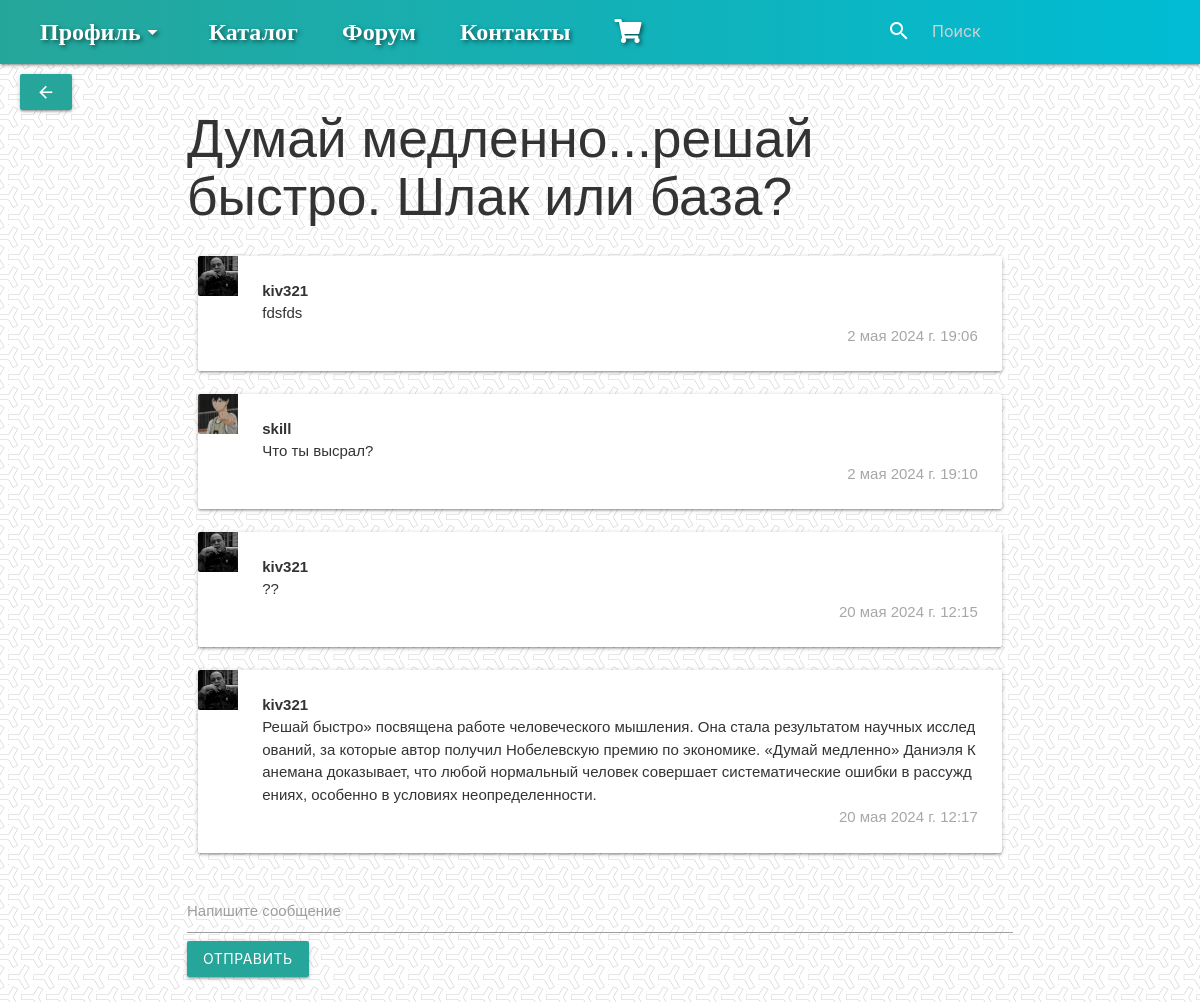
/forum/topic/3/ (signed in), run on an earlier commit of the app's database.
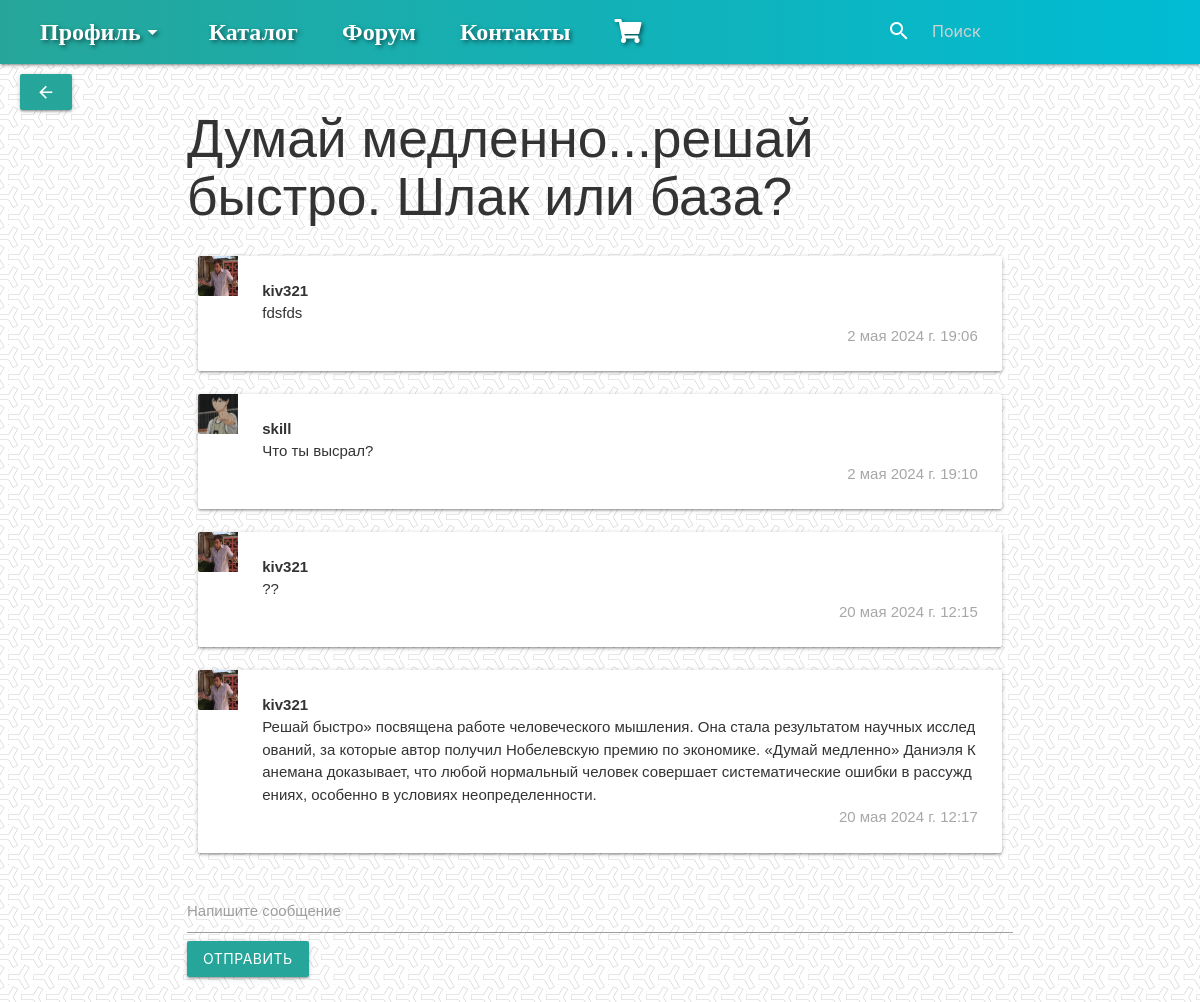
And on a later commit of the database.
### shop_app/models.py (models this page shows, shortened)
class ForumPost(models.Model):
    topic = models.ForeignKey(ForumTopic, on_delete=models.CASCADE)
    author = models.ForeignKey(User, on_delete=models.CASCADE)
    сообщение = models.TextField()
    created_at = models.DateTimeField(auto_now_add=True)
    class Meta:
        verbose_name = 'Сообщение на форуме'
        verbose_name_plural = 'Сообщения на форуме'

class UserProfile(models.Model):
    user = models.OneToOneField(User, on_delete=models.CASCADE)
    avatar = models.ImageField(upload_to='avatars/', null=True, blank=True)

### shop_app/views.py (the view)
    def wrapper(request, *args, **kwargs):
        if not request.user.is_authenticated:
            return redirect('auth')
        return view_func(request, *args, **kwargs)

### shop_app/forms.py
class ForumPostForm(forms.ModelForm):
    class Meta:
        model = ForumPost
        fields = ['сообщение']

### shop_app/context_processors.py (called while the page is built)
def cart_count(request):
    cart_count = 0
    if request.user.is_authenticated:
        try:
            cart = Cart.objects.get(user=request.user)
            cart_count = cart.books.count()
        except Cart.DoesNotExist:
            pass
    return {'cart_count': cart_count}

### shop_app/views.py (called while the page is built)
def login_required(view_func):
    def wrapper(request, *args, **kwargs):
        if not request.user.is_authenticated:
            return redirect('auth')
        return view_func(request, *args, **kwargs)
    return wrapper

### shop_app/templates/topic_detail.html (shortened to what this page needs)
{% extends 'base.html' %}
{% block content %}
<a href="{% url 'forum' %}" class="btn waves-effect waves-light arrow-back"><i class="material-icons">arrow_back</i></a>
<div style="width: 70%; margin-left: 15%">
    <h2>{{ topic.название }}</h2>
    <div class="row">
        {% for post in posts %}
            <div class="col s12">
                <div class="card horizontal" style="opacity: 0; transform: translateY(20px); animation: fadeInUp 0.5s ease forwards;">
                    <div class="card-image">
                        {% if post.author.userprofile.avatar %}
                            <img src="{{ post.author.userprofile.avatar.url }}" alt="Avatar" style="width: 40px; height: 40px;">
                        {% endif %}
                    </div>
                    <div class="card-stacked">
                        <div class="card-content">
                            <p style="font-weight: 600;">{{ post.author.username }}</p>
                            <p style="word-break: break-all;">{{ post.сообщение }}</p>
                            <p style="float:right; color: rgb(167, 167, 167)">{{ post.created_at }}</p>
                        </div>
                    </div>
                </div>
            </div>
        {% endfor %}
    </div>
    <form method="post" action="{% url 'topic_detail' topic_id=topic.id %}" style="opacity: 0; transform: translateY(20px); animation: fadeInUp 0.5s ease forwards;">
        <div class="input-field">
            <textarea id="textarea1" class="materialize-textarea" name="сообщение" style="word-wrap: break-word; resize: none;" required></textarea>
            <label for="textarea1">Напишите сообщение</label>
        </div>
        <button type="submit" class="btn waves-effect waves-light" style="display: block;">Отправить</button>
    </form>
</div>
{% endblock %}

What changed in the data, as far as the page shows it:
changed through a linked row, ForumPost "fdsfds": author.userprofile.avatar: a different picture
changed through a linked row, ForumPost "20 мая 2024 г. 12:15": author.userprofile.avatar: a different picture
changed through a linked row, ForumPost "20 мая 2024 г. 12:17": author.userprofile.avatar: a different picture
